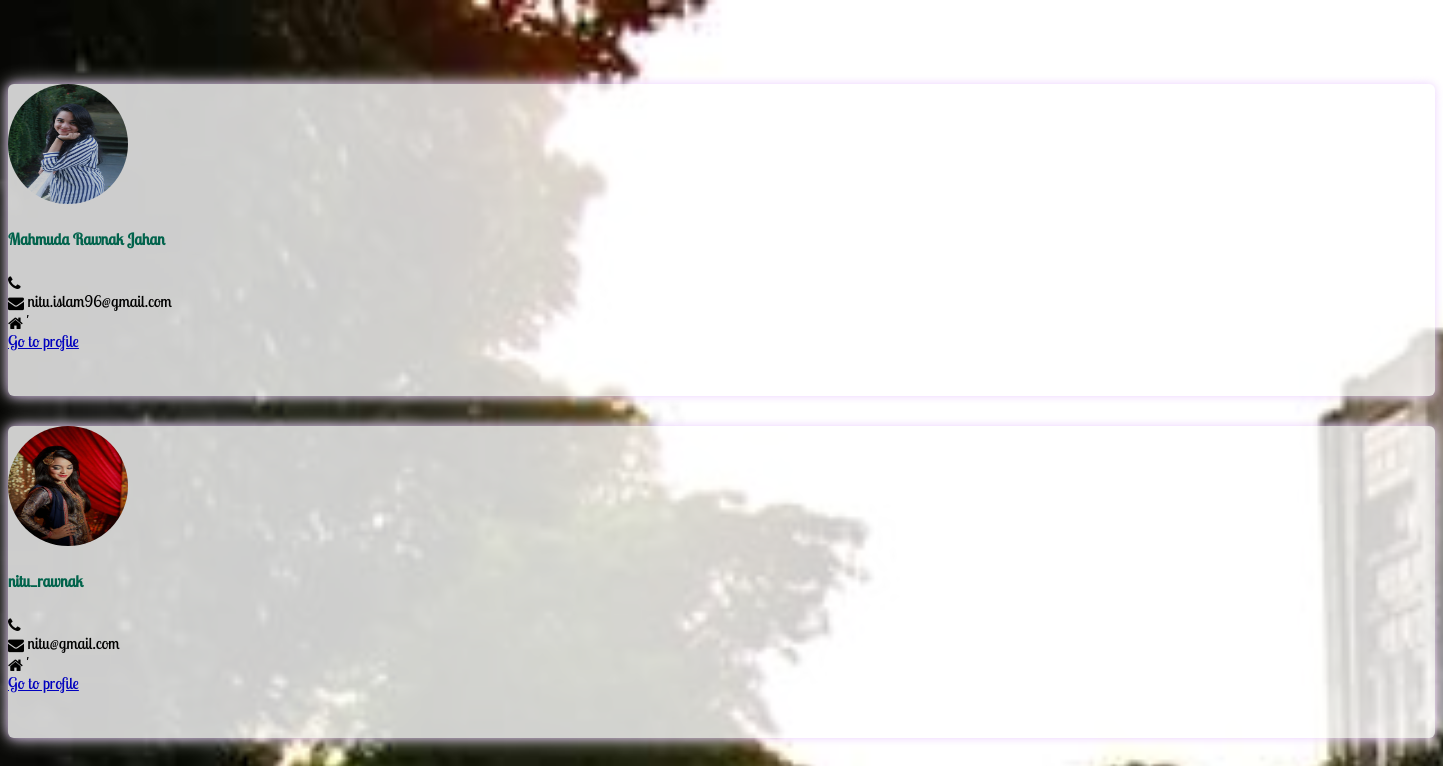
The page /searchAllUser.php on the database its author committed.
### tables this page shows
CREATE TABLE `users` (
  `u_id` int(11) NOT NULL,
  `u_fnm` varchar(255) NOT NULL,
  `u_unm` varchar(255) NOT NULL,
  `u_pwd` varchar(255) NOT NULL,
  `u_email` varchar(255) NOT NULL,
  `u_img` varchar(255) NOT NULL,
  `forgot_pass_identity` varchar(255) NOT NULL,
  `created` datetime NOT NULL,
  `modified` datetime NOT NULL,
  `status` int(1) NOT NULL DEFAULT '1'
);

### searchAllUser.php (the view, shortened to what this page needs)
<!doctype html>
<html lang="en">
<head>
    <link rel="stylesheet" href="css/viewAllUsers.css">
    <link rel="stylesheet" href="css/preloader.css">
    <link rel="stylesheet" href="css/Footer-with-map.css">
    <link rel="stylesheet" href="https://maxcdn.bootstrapcdn.com/font-awesome/4.5.0/css/font-awesome.min.css">
</head>
<body>
<section id="team" class="pb-5">
    <div class="container">
        <div class="row">
            <?php
            $connect = mysqli_connect("localhost", "root", "", "alumni");
            $animation=array("scrollAnimWholeContent1","scrollAnimWholeContent2","scrollAnimWholeContent3");
            if(isset($_POST["query"]))
            {
                $search = mysqli_real_escape_string($connect, $_POST["query"]);
                $query = "
                      SELECT * FROM users
                      WHERE u_unm LIKE '%".$search."%'
                      OR u_email LIKE '%".$search."%'
                      ORDER BY u_id DESC
                      ";
            }
            else
            {
                $query = 'SELECT * FROM users ORDER BY users.u_id DESC ';
            }
            $result = mysqli_query($connect, $query);
            while($row = mysqli_fetch_array($result))
            {
                shuffle($animation);
                if ($row['u_unm'] =='admin')
                {
                }
                else
                {
                    echo '
            <div class="col-xs-12 col-sm-6 col-md-4 '.$animation[0].' ">
                <div class="image-flip" ontouchstart="this.classList.toggle(\'hover\');">
                    <div class="mainflip">
                        <div class="frontside">
                            <div class="card">
                                <div class="card-body text-center">
                                    <p><img class=" img-fluid" src="images/userImages/'.$row['u_img'].'" alt="card image"></p>
                                    <h4 class="card-title">'.$row['u_fnm'].'</h4>
                                   <div>
                                      <span class="fa fa-phone" style=" vertical-align: middle;"></span>
                                      <span>'.$row['mobile_no'].'</span>
                                   </div>
                                   <div>
                                      <span class="fa fa-envelope" style=" vertical-align: middle;"></span>
                                      <span>'.$row['u_email'].'</span>
                                   </div>
                                    <div>
                                      <span class="fa fa-home" style=" vertical-align: middle;"></span>
                                      <span>'.$row['department'].'\''.$row['batch_no'].'</span>
                                   </div>
                                      <div>
                                      <a class="btn btn-warning" href="viewProfile.php?id='.$row['u_id'].'">Go to profile</a>
                                   </div>
                                </div>
                            </div>
                        </div>
                    </div>
                </div>
            </div>
                ';
                }
            }
            ?>
        </div>
    </div>
</section>
</body>
</html>

### css/viewAllUsers.css (style rules this page uses)
section { padding: 60px 0; }
#team .card { border: none; background: #ffffff; opacity: .8; transition: 3s; box-shadow: 0px 0px 10px #E7C5FF, 0px 0px 20px rgba(256, 256, 256, 1); border-radius: 6px 6px; }
.frontside { position: relative; -webkit-transform: rotateY(0deg); -ms-transform: rotateY(0deg); z-index: 2; margin-bottom: 30px; }
.frontside, .backside { -webkit-backface-visibility: hidden; -moz-backface-visibility: hidden; -ms-backface-visibility: hidden; backface-visibility: hidden; -webkit-transition: 1s; -webkit-transform-style: preserve-3d; -moz-transition: 1s; -moz-transform-style: preserve-3d; -o-transition: 1s; -o-transform-style: preserve-3d; -ms-transition: 1s; -ms-transform-style: preserve-3d; transition: 1s; transform-style: preserve-3d; }
.frontside .card, .backside .card { min-height: 312px; }
.frontside .card .card-title, .backside .card .card-title { color: #007b5e !important; }
.frontside .card .card-body img { width: 120px; height: 120px; border-radius: 50%; }

### css/Footer-with-map.css (style rules this page uses)
html { height: 100%; }
body { display: flex; display: -webkit-flex; flex-direction: column; -webkit-flex-direction: column; height: 100%; }

### searchAllUser.php (style rules this page uses)
body { background-image: url(images/mist_dark_footer.jpg); background-size: cover; background-repeat: no-repeat; background-attachment: fixed; font-family: LobsterTwo-Regular; }

### rows shown on the page
users: u_img (picture), u_fnm "Mahmuda Rawnak Jahan", u_email "nitu.islam96@gmail.com"
users: u_img (picture), u_fnm "nitu_rawnak", u_email "nitu@gmail.com"
